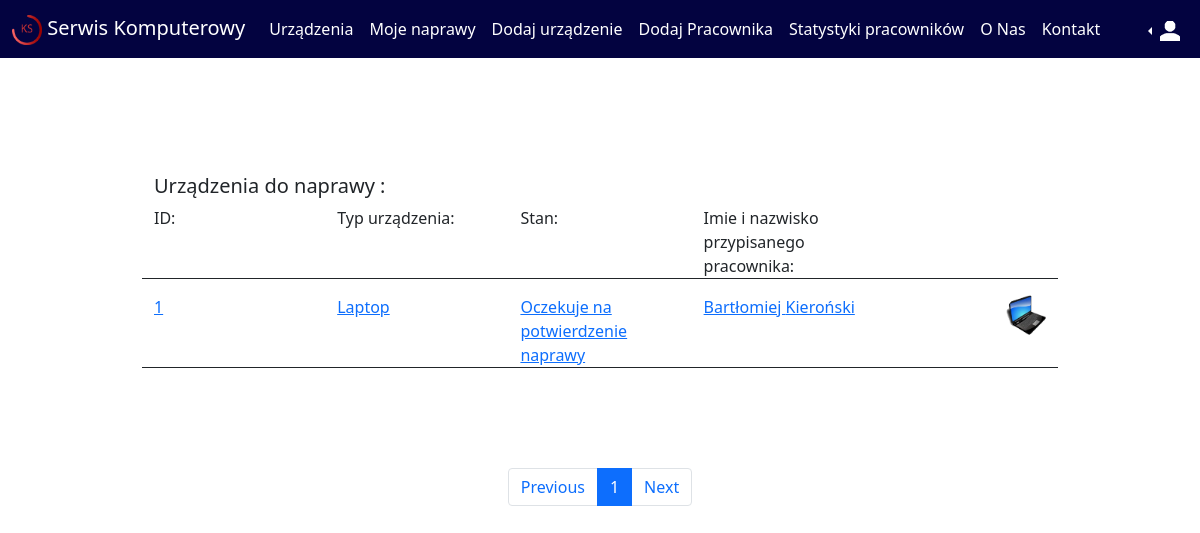
Page /ProjektSerwisKomputerowy/devices.php (signed in) on the committed database.
### tables this page shows
CREATE TABLE `urzadzenie` (
  `idUrzadzenia` int(11) NOT NULL,
  `imieWlasciciela` varchar(30) DEFAULT NULL,
  `nazwiskoWlasciciela` varchar(30) DEFAULT NULL,
  `adresEmailWlasiciela` varchar(30) DEFAULT NULL,
  `numerTelefonuWlasciciela` varchar(30) DEFAULT NULL,
  `markaUrzadzenia` varchar(30) DEFAULT NULL,
  `typUrzadzenia` varchar(30) DEFAULT NULL,
  `modelUrzadzenia` varchar(30) DEFAULT NULL,
  `Problem` tinytext DEFAULT NULL,
  `Diagnoza` varchar(250) DEFAULT NULL,
  `Stan` varchar(100) DEFAULT NULL,
  `DataObecna` datetime DEFAULT NULL,
  `PrzypisanyPracownik` int(11) DEFAULT NULL
);

CREATE TABLE `owner` (
  `Id` int(11) NOT NULL,
  `Imie` varchar(30) NOT NULL,
  `Nazwisko` varchar(30) NOT NULL,
  `NumerTelefonu` varchar(11) NOT NULL,
  `AdresEmail` varchar(50) NOT NULL,
  `Haslo` varchar(30) NOT NULL,
  `typuzytkownika` varchar(30) DEFAULT NULL
);

### ProjektSerwisKomputerowy/devices.php (the view, shortened to what this page needs)
<?php
if(isset($_GET['id'])){
  $strona=$_GET['id'];
}
else{
  $strona = 1;
}
$następna = $strona+1;
$poprzednia = $strona-1;
?>
<!DOCTYPE html>
<html>
<head>
    <link href="https://cdn.jsdelivr.net/npm/bootstrap@5.1.3/dist/css/bootstrap.min.css" rel="stylesheet">
</head>
<body>
<div class="sticky-top">
      <nav class="navbar navbar-expand-lg navbar-light kolor text-white">
        <div class="container-fluid">
          <a class="navbar-brand text-white" href="#"><img src='Projekt_ks.png' width='30px' height='30px'> Serwis Komputerowy</a>
          <div class="collapse navbar-collapse" id="navbarNav">
            <ul class="navbar-nav">
              <?php
            if(isset($_SESSION['typUzytkownika'] )) {
              if($_SESSION['typUzytkownika'] != "Uzytkownik"){
              echo "<li class='nav-item'>
              <a class='nav-link active text-white' aria-current='page' href='devices.php'>Urządzenia</a>
            </li>";
              }}
              ?>
              <li class="nav-item">
                <a class="nav-link active text-white" href="MojeUrzadzenia.php">Moje naprawy</a>
              </li>
              <?php
              if(isset($_SESSION['typUzytkownika'] )) {
              if($_SESSION['typUzytkownika'] != "Uzytkownik"){
              echo "<li class='nav-item'>
              <a class='nav-link active text-white' href='newdevice.php'>Dodaj urządzenie</a>
            </li>";
              }}
              if(isset($_SESSION['typUzytkownika'] )) {
                if($_SESSION['typUzytkownika'] == "Administrator"){
                echo "<li class='nav-item'>
                <a class='nav-link active text-white' href='dodajPracownika.php'>Dodaj Pracownika</a>
              </li>
              <li class='nav-item'>
                <a class='nav-link active text-white' href='Pracownicy.php'>Statystyki pracowników</a>
              </li>";
                }}
            ?>
            <li class="nav-item">
                <a class="nav-link text-white" href="ONas.php">O Nas</a>
              </li>
              <li class="nav-item">
                <a class="nav-link text-white" href="Kontakt.php">Kontakt</a>
              </li>
                </ul>
          </div>
          <div class='flex-box'>
          <ul class="navbar-nav justify-content-end">
            <li class="nav-item">
              <?php
            if(isset($_SESSION['typUzytkownika'] )) {
              if($_SESSION['typUzytkownika'] != null){
                echo "<li class='nav-item dropdown dropstart'>
          <a class='nav-link dropdown-toggle text-white dropdown-menu-end'  href='' id='navbarDropdownMenuLink' role='button' data-bs-toggle='dropdown' aria-expanded='false'>
            <img width='20px' height='20px' src='account.png'>
          </a>
          <ul class='dropdown-menu' aria-labelledby='navbarDropdownMenuLink'>
            <li><a class='dropdown-item' href='Userinfo.php'>Mój Profil</a></li>
            <li><a class='dropdown-item' href='MojeUrzadzenia.php'>Moje urządzenia</a></li>
            <li><form action='wyloguj.php'>
            <a class='dropdown-item text-dark' type='submit' href='wyloguj.php' method='post' >Wyloguj</a>
            </form></li>
          </ul>
        </li>
                </dropdown>";
              }
            } else{
              echo "<li class='nav-item'>
              <a class='nav-link active text-white' href='login.php'>Zaloguj</a>
            </li>";
          }
            ?>
        </div>
      </nav>
    </div>
    <div class="container">
    <div style="padding: 100px">
    <div class="container padding-left" >
    <div class='row border-bottom border-dark mt-3' id='devices'>
    <h5>Urządzenia do naprawy :</h5>
                    <div class='col'> <div class='row'> <div class='col'>ID:</div> <div class='col'>Typ urządzenia:</div> <div class='col'>Stan:</div> <div class='col'>Imie i nazwisko przypisanego pracownika:</div> <div class='col'></div></div></div>
                    </div>
    <?php
    $h=10;
    $offset = ($strona-1) *$h;
    $conn = @new mysqli('localhost','root','','serwiskomputerowy');
    if($conn->connect_error !=0){
      echo "Wystąpił błąd połączenia";
     }
    else{
      $data = "SELECT * FROM urzadzenie LIMIT $offset, $h";
      $result = $conn->query($data);
      if($result!=null){
        while($row = $result->fetch_assoc()){
          $data1 = "SELECT Imie,Nazwisko FROM owner WHERE Id='$row[PrzypisanyPracownik]'";
          $wynik = $conn->query($data1);
          echo "<div class='row border-bottom border-dark mt-3' id='devices'>
          <a type='submit' href='deviceinfo.php?id=$row[idUrzadzenia]'>
          <div class='col'> <div class='row'><div class='col'> $row[idUrzadzenia]</div> <div class='col'>$row[typUrzadzenia]</div> <div class='col'> $row[Stan]</div> <div class='col'> "; while($row5=$wynik->fetch_assoc()){echo "$row5[Imie] $row5[Nazwisko]";} echo" </div><div class='col'>";
          if($row['typUrzadzenia']=='PC'){
          echo "<img src='devicegrafiki/PC.png' height='40px' width='40px' alt ='Avatar' style='border-radius: 50%;' class='float-end '></img> ";
          }
          else if($row['typUrzadzenia'] =='Laptop'){
            echo "<img src='devicegrafiki/Laptop.png' height='40px' width='40px' alt ='Avatar' style='border-radius: 50%;' class='float-end '></img> ";
          }
          echo"</div></div></div>
          </a></div>";
      }
    }
  }
    ?>
            </div>
        </div>
    <?php
$number = "SELECT max(idUrzadzenia) as max FROM urzadzenie;";
$result1 = $conn->query($number);
if($result1!=null){
  while($row1 = $result1->fetch_assoc()){
    $x = "$row1[max]";
  }
}
  echo "<div class=' justify-content-center '>
    <ul class='pagination justify-content-center '>";
    if($poprzednia>0){
    echo "<li class='page-item'><a class='page-link' href='devices.php?id=$poprzednia'>Previous</a></li>";
    }
    else{
      echo "<li class='page-item'><a  link='disabled' class='page-link' href='#'>Previous</a></li>";
    }
    echo "<li class='page-item page-item active'> <a link='disabled' class='page-link' href='devices.php?id=$strona'>$strona</a></li>";
    if((($strona*10)+1)>=$x){
echo "<li class='page-item'><a link='disabled' class='page-link' href='#'>Next</a></li>";
}else{
  echo "<li class='page-item'><a  class='page-link' href='devices.php?id=$następna'>Next</a></li>";
}
echo"</ul>
</nav>
</div>";
?>
    </div>
</body>
</html>

### ProjektSerwisKomputerowy/devices.php (style rules this page uses)
body { background-color: ; }
.kolor { background-color: rgb(3,3,64); }

### rows in the picture
urzadzenie: idUrzadzenia "1", typUrzadzenia "Laptop", Stan "Oczekuje na potwierdzenie naprawy"
owner: Imie "Bartłomiej", Nazwisko "Kieroński"

### other values in the picture
$strona "1"
